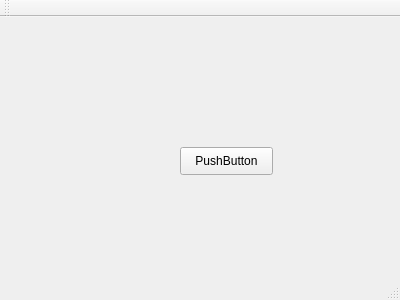
<?xml version="1.0" encoding="UTF-8"?>
<ui version="4.0">
 <class>MainWindow</class>
 <widget class="QMainWindow" name="MainWindow">
  <property name="geometry">
   <rect>
    <x>0</x>
    <y>0</y>
    <width>400</width>
    <height>300</height>
   </rect>
  </property>
  <property name="windowTitle">
   <string>MainWindow</string>
  </property>
  <widget class="QWidget" name="centralWidget">
   <widget class="QPushButton" name="pushButton">
    <property name="geometry">
     <rect>
      <x>180</x>
      <y>130</y>
      <width>93</width>
      <height>28</height>
     </rect>
    </property>
    <property name="text">
     <string>PushButton</string>
    </property>
   </widget>
  </widget>
  <widget class="QMenuBar" name="menuBar">
   <property name="geometry">
    <rect>
     <x>0</x>
     <y>0</y>
     <width>400</width>
     <height>21</height>
    </rect>
   </property>
  </widget>
  <widget class="QToolBar" name="mainToolBar">
   <attribute name="toolBarArea">
    <enum>TopToolBarArea</enum>
   </attribute>
   <attribute name="toolBarBreak">
    <bool>false</bool>
   </attribute>
  </widget>
  <widget class="QStatusBar" name="statusBar"/>
 </widget>
 <layoutdefault spacing="6" margin="11"/>
 <resources/>
 <connections/>
</ui>
